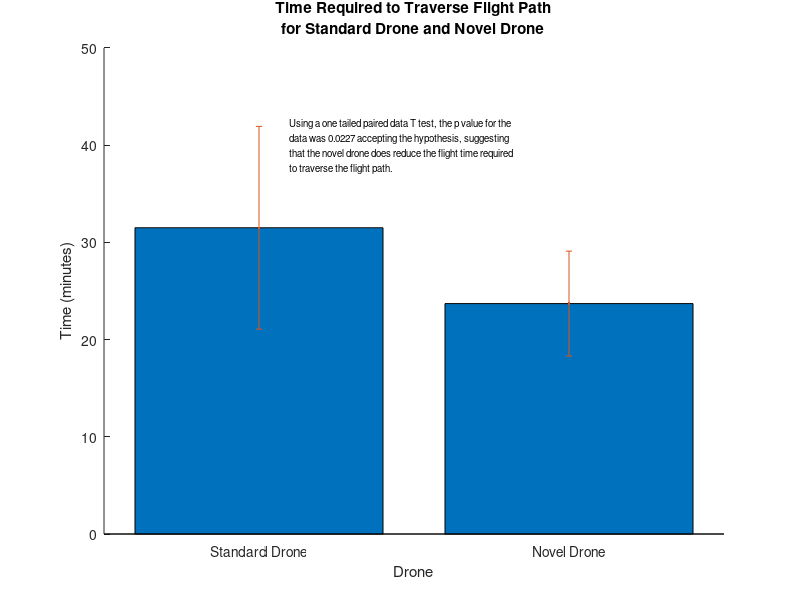

Source code (MATLAB):
%% ES100 Stats HW Problem 3, Nick Pham


data = [21 13;
        20 24;
        12 28;
        38 23;
        31 21;
        38 29;
        39 32;
        35 23;
        36 19;
        45 25];

%% Part 1    

data_mean = mean(data)
data_std = std(data)

%% Part 2

[h p] = ttest(data(:,1), data(:,2), 'Tail', 'right')

fprintf(['Because there are two datasets of equal length, a T test is\n', ...
        'applicable.  This is a one tailed T test because the hypothesis\n', ...
        'is just that the novel drone reduces the flight time compared to\n',...
        'a standard drone.  The data is paired based on the conditions on\n', ...
        'different days.  Running the ttest gives supports a valid hypothesis\n',...
        'with a p value of %1.4f, indicating that there is a significant\n'...
        'statistical difference between the two datasets.  As the mean of\n',...
        'the novel drone''s flight time was less than that of the standard\n',...
        'drone, the hypothesis is correct.\n\n'], p);

%% Part 3

fprintf(['The following figure shows the average required time to traverse\n',...
        'the flight path for the two drones.  The T test performed in Part\n',...
        '(2) confirmed that there is a statistical difference between the\n',...
        'required time of the two drones.']);

figure(1); clf;
hold on;
names = {'Standard Drone'; 'Novel Drone'};
bar(data_mean)
errorbar(data_mean, data_std, '.')
set(gca, 'XTickLabel',names, 'XTick',1:2)
title({'Time Required to Traverse Flight Path','for Standard Drone and Novel Drone'})
xlabel('Drone')
ylabel('Time (minutes)')
hold off;

%% Part 4
figure(1)
hold on
str = sprintf(['Using a one tailed paired data T test, the p value for the\n',...
               'data was %1.4f accepting the hypothesis, suggesting\n',...
               'that the novel drone does reduce the flight time required\n',...
               'to traverse the flight path.'], p);
text(1.1, 40, str, 'FontSize', 7);
hold off
